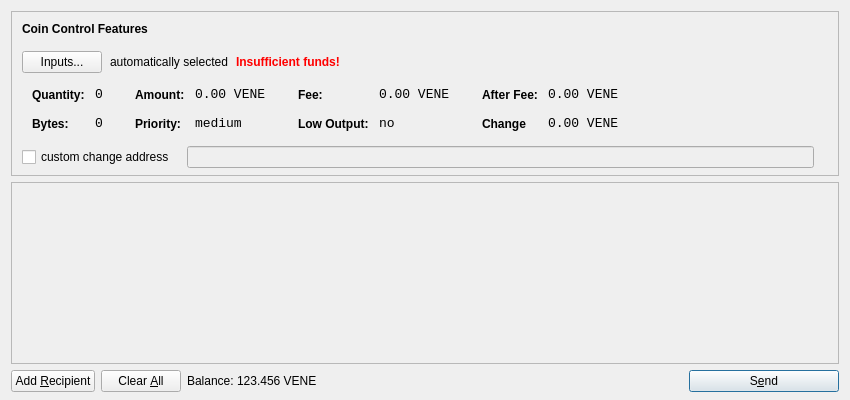
<?xml version="1.0" encoding="UTF-8"?>
<ui version="4.0">
 <class>SendCoinsDialog</class>
 <widget class="QDialog" name="SendCoinsDialog">
  <property name="geometry">
   <rect>
    <x>0</x>
    <y>0</y>
    <width>850</width>
    <height>400</height>
   </rect>
  </property>
  <property name="windowTitle">
   <string>Send Coins</string>
  </property>
  <layout class="QVBoxLayout" name="verticalLayout" stretch="0,1,0">
   <property name="bottomMargin">
    <number>8</number>
   </property>
   <item>
    <widget class="QFrame" name="frameCoinControl">
     <property name="sizePolicy">
      <sizepolicy hsizetype="Expanding" vsizetype="Expanding">
       <horstretch>0</horstretch>
       <verstretch>0</verstretch>
      </sizepolicy>
     </property>
     <property name="maximumSize">
      <size>
       <width>16777215</width>
       <height>16777215</height>
      </size>
     </property>
     <property name="frameShape">
      <enum>QFrame::StyledPanel</enum>
     </property>
     <property name="frameShadow">
      <enum>QFrame::Sunken</enum>
     </property>
     <layout class="QVBoxLayout" name="verticalLayoutCoinControl2">
      <property name="spacing">
       <number>-1</number>
      </property>
      <property name="leftMargin">
       <number>0</number>
      </property>
      <property name="topMargin">
       <number>0</number>
      </property>
      <property name="rightMargin">
       <number>0</number>
      </property>
      <property name="bottomMargin">
       <number>6</number>
      </property>
      <item>
       <layout class="QVBoxLayout" name="verticalLayoutCoinControl" stretch="0,0,0,0,1">
        <property name="spacing">
         <number>0</number>
        </property>
        <property name="leftMargin">
         <number>10</number>
        </property>
        <property name="topMargin">
         <number>10</number>
        </property>
        <item>
         <layout class="QHBoxLayout" name="horizontalLayoutCoinControl1">
          <property name="bottomMargin">
           <number>15</number>
          </property>
          <item>
           <widget class="QLabel" name="labelCoinControlFeatures">
            <property name="sizePolicy">
             <sizepolicy hsizetype="Preferred" vsizetype="Maximum">
              <horstretch>0</horstretch>
              <verstretch>0</verstretch>
             </sizepolicy>
            </property>
            <property name="font">
             <font>
              <weight>75</weight>
              <bold>true</bold>
             </font>
            </property>
            <property name="styleSheet">
             <string notr="true">font-weight:bold;</string>
            </property>
            <property name="text">
             <string>Coin Control Features</string>
            </property>
           </widget>
          </item>
         </layout>
        </item>
        <item>
         <layout class="QHBoxLayout" name="horizontalLayoutCoinControl2" stretch="0,0,0,0">
          <property name="spacing">
           <number>8</number>
          </property>
          <property name="bottomMargin">
           <number>10</number>
          </property>
          <item>
           <widget class="QPushButton" name="pushButtonCoinControl">
            <property name="styleSheet">
             <string notr="true"/>
            </property>
            <property name="text">
             <string>Inputs...</string>
            </property>
           </widget>
          </item>
          <item>
           <widget class="QLabel" name="labelCoinControlAutomaticallySelected">
            <property name="text">
             <string>automatically selected</string>
            </property>
            <property name="margin">
             <number>5</number>
            </property>
           </widget>
          </item>
          <item>
           <widget class="QLabel" name="labelCoinControlInsuffFunds">
            <property name="font">
             <font>
              <weight>75</weight>
              <bold>true</bold>
             </font>
            </property>
            <property name="styleSheet">
             <string notr="true">color:red;font-weight:bold;</string>
            </property>
            <property name="text">
             <string>Insufficient funds!</string>
            </property>
            <property name="margin">
             <number>5</number>
            </property>
           </widget>
          </item>
          <item>
           <spacer name="horizontalSpacerCoinControl">
            <property name="orientation">
             <enum>Qt::Horizontal</enum>
            </property>
            <property name="sizeHint" stdset="0">
             <size>
              <width>40</width>
              <height>1</height>
             </size>
            </property>
           </spacer>
          </item>
         </layout>
        </item>
        <item>
         <widget class="QWidget" name="widgetCoinControl" native="true">
          <property name="sizePolicy">
           <sizepolicy hsizetype="Preferred" vsizetype="Preferred">
            <horstretch>0</horstretch>
            <verstretch>0</verstretch>
           </sizepolicy>
          </property>
          <property name="minimumSize">
           <size>
            <width>0</width>
            <height>0</height>
           </size>
          </property>
          <property name="styleSheet">
           <string notr="true"/>
          </property>
          <layout class="QHBoxLayout" name="horizontalLayoutCoinControl5">
           <property name="margin">
            <number>0</number>
           </property>
           <item>
            <layout class="QHBoxLayout" name="horizontalLayoutCoinControl3" stretch="0,0,0,1">
             <property name="spacing">
              <number>20</number>
             </property>
             <property name="topMargin">
              <number>0</number>
             </property>
             <property name="bottomMargin">
              <number>10</number>
             </property>
             <item>
              <layout class="QFormLayout" name="formLayoutCoinControl1">
               <property name="horizontalSpacing">
                <number>10</number>
               </property>
               <property name="verticalSpacing">
                <number>14</number>
               </property>
               <property name="leftMargin">
                <number>10</number>
               </property>
               <property name="topMargin">
                <number>4</number>
               </property>
               <property name="rightMargin">
                <number>6</number>
               </property>
               <item row="0" column="0">
                <widget class="QLabel" name="labelCoinControlQuantityText">
                 <property name="styleSheet">
                  <string notr="true">font-weight:bold;</string>
                 </property>
                 <property name="text">
                  <string>Quantity:</string>
                 </property>
                 <property name="margin">
                  <number>0</number>
                 </property>
                </widget>
               </item>
               <item row="0" column="1">
                <widget class="QLabel" name="labelCoinControlQuantity">
                 <property name="font">
                  <font>
                   <family>Monospace</family>
                   <pointsize>10</pointsize>
                  </font>
                 </property>
                 <property name="cursor">
                  <cursorShape>IBeamCursor</cursorShape>
                 </property>
                 <property name="contextMenuPolicy">
                  <enum>Qt::ActionsContextMenu</enum>
                 </property>
                 <property name="text">
                  <string>0</string>
                 </property>
                 <property name="margin">
                  <number>0</number>
                 </property>
                 <property name="textInteractionFlags">
                  <set>Qt::LinksAccessibleByMouse|Qt::TextSelectableByKeyboard|Qt::TextSelectableByMouse</set>
                 </property>
                </widget>
               </item>
               <item row="1" column="0">
                <widget class="QLabel" name="labelCoinControlBytesText">
                 <property name="styleSheet">
                  <string notr="true">font-weight:bold;</string>
                 </property>
                 <property name="text">
                  <string>Bytes:</string>
                 </property>
                </widget>
               </item>
               <item row="1" column="1">
                <widget class="QLabel" name="labelCoinControlBytes">
                 <property name="font">
                  <font>
                   <family>Monospace</family>
                   <pointsize>10</pointsize>
                  </font>
                 </property>
                 <property name="cursor">
                  <cursorShape>IBeamCursor</cursorShape>
                 </property>
                 <property name="contextMenuPolicy">
                  <enum>Qt::ActionsContextMenu</enum>
                 </property>
                 <property name="text">
                  <string>0</string>
                 </property>
                 <property name="textInteractionFlags">
                  <set>Qt::LinksAccessibleByMouse|Qt::TextSelectableByKeyboard|Qt::TextSelectableByMouse</set>
                 </property>
                </widget>
               </item>
              </layout>
             </item>
             <item>
              <layout class="QFormLayout" name="formLayoutCoinControl2">
               <property name="horizontalSpacing">
                <number>10</number>
               </property>
               <property name="verticalSpacing">
                <number>14</number>
               </property>
               <property name="leftMargin">
                <number>6</number>
               </property>
               <property name="topMargin">
                <number>4</number>
               </property>
               <property name="rightMargin">
                <number>6</number>
               </property>
               <item row="0" column="0">
                <widget class="QLabel" name="labelCoinControlAmountText">
                 <property name="styleSheet">
                  <string notr="true">font-weight:bold;</string>
                 </property>
                 <property name="text">
                  <string>Amount:</string>
                 </property>
                 <property name="margin">
                  <number>0</number>
                 </property>
                </widget>
               </item>
               <item row="0" column="1">
                <widget class="QLabel" name="labelCoinControlAmount">
                 <property name="font">
                  <font>
                   <family>Monospace</family>
                   <pointsize>10</pointsize>
                  </font>
                 </property>
                 <property name="cursor">
                  <cursorShape>IBeamCursor</cursorShape>
                 </property>
                 <property name="contextMenuPolicy">
                  <enum>Qt::ActionsContextMenu</enum>
                 </property>
                 <property name="text">
                  <string>0.00 VENE</string>
                 </property>
                 <property name="textInteractionFlags">
                  <set>Qt::LinksAccessibleByMouse|Qt::TextSelectableByKeyboard|Qt::TextSelectableByMouse</set>
                 </property>
                </widget>
               </item>
               <item row="1" column="0">
                <widget class="QLabel" name="labelCoinControlPriorityText">
                 <property name="styleSheet">
                  <string notr="true">font-weight:bold;</string>
                 </property>
                 <property name="text">
                  <string>Priority:</string>
                 </property>
                </widget>
               </item>
               <item row="1" column="1">
                <widget class="QLabel" name="labelCoinControlPriority">
                 <property name="font">
                  <font>
                   <family>Monospace</family>
                   <pointsize>10</pointsize>
                  </font>
                 </property>
                 <property name="cursor">
                  <cursorShape>IBeamCursor</cursorShape>
                 </property>
                 <property name="contextMenuPolicy">
                  <enum>Qt::ActionsContextMenu</enum>
                 </property>
                 <property name="text">
                  <string>medium</string>
                 </property>
                 <property name="textInteractionFlags">
                  <set>Qt::LinksAccessibleByMouse|Qt::TextSelectableByKeyboard|Qt::TextSelectableByMouse</set>
                 </property>
                </widget>
               </item>
              </layout>
             </item>
             <item>
              <layout class="QFormLayout" name="formLayoutCoinControl3">
               <property name="horizontalSpacing">
                <number>10</number>
               </property>
               <property name="verticalSpacing">
                <number>14</number>
               </property>
               <property name="leftMargin">
                <number>6</number>
               </property>
               <property name="topMargin">
                <number>4</number>
               </property>
               <property name="rightMargin">
                <number>6</number>
               </property>
               <item row="0" column="0">
                <widget class="QLabel" name="labelCoinControlFeeText">
                 <property name="styleSheet">
                  <string notr="true">font-weight:bold;</string>
                 </property>
                 <property name="text">
                  <string>Fee:</string>
                 </property>
                 <property name="margin">
                  <number>0</number>
                 </property>
                </widget>
               </item>
               <item row="0" column="1">
                <widget class="QLabel" name="labelCoinControlFee">
                 <property name="font">
                  <font>
                   <family>Monospace</family>
                   <pointsize>10</pointsize>
                  </font>
                 </property>
                 <property name="cursor">
                  <cursorShape>IBeamCursor</cursorShape>
                 </property>
                 <property name="contextMenuPolicy">
                  <enum>Qt::ActionsContextMenu</enum>
                 </property>
                 <property name="text">
                  <string>0.00 VENE</string>
                 </property>
                 <property name="textInteractionFlags">
                  <set>Qt::LinksAccessibleByMouse|Qt::TextSelectableByKeyboard|Qt::TextSelectableByMouse</set>
                 </property>
                </widget>
               </item>
               <item row="1" column="0">
                <widget class="QLabel" name="labelCoinControlLowOutputText">
                 <property name="styleSheet">
                  <string notr="true">font-weight:bold;</string>
                 </property>
                 <property name="text">
                  <string>Low Output:</string>
                 </property>
                </widget>
               </item>
               <item row="1" column="1">
                <widget class="QLabel" name="labelCoinControlLowOutput">
                 <property name="font">
                  <font>
                   <family>Monospace</family>
                   <pointsize>10</pointsize>
                  </font>
                 </property>
                 <property name="cursor">
                  <cursorShape>IBeamCursor</cursorShape>
                 </property>
                 <property name="contextMenuPolicy">
                  <enum>Qt::ActionsContextMenu</enum>
                 </property>
                 <property name="text">
                  <string>no</string>
                 </property>
                 <property name="textInteractionFlags">
                  <set>Qt::LinksAccessibleByMouse|Qt::TextSelectableByKeyboard|Qt::TextSelectableByMouse</set>
                 </property>
                </widget>
               </item>
              </layout>
             </item>
             <item>
              <layout class="QFormLayout" name="formLayoutCoinControl4">
               <property name="horizontalSpacing">
                <number>10</number>
               </property>
               <property name="verticalSpacing">
                <number>14</number>
               </property>
               <property name="leftMargin">
                <number>6</number>
               </property>
               <property name="topMargin">
                <number>4</number>
               </property>
               <property name="rightMargin">
                <number>6</number>
               </property>
               <item row="0" column="0">
                <widget class="QLabel" name="labelCoinControlAfterFeeText">
                 <property name="styleSheet">
                  <string notr="true">font-weight:bold;</string>
                 </property>
                 <property name="text">
                  <string>After Fee:</string>
                 </property>
                 <property name="margin">
                  <number>0</number>
                 </property>
                </widget>
               </item>
               <item row="0" column="1">
                <widget class="QLabel" name="labelCoinControlAfterFee">
                 <property name="font">
                  <font>
                   <family>Monospace</family>
                   <pointsize>10</pointsize>
                  </font>
                 </property>
                 <property name="cursor">
                  <cursorShape>IBeamCursor</cursorShape>
                 </property>
                 <property name="contextMenuPolicy">
                  <enum>Qt::ActionsContextMenu</enum>
                 </property>
                 <property name="text">
                  <string>0.00 VENE</string>
                 </property>
                 <property name="textInteractionFlags">
                  <set>Qt::LinksAccessibleByMouse|Qt::TextSelectableByKeyboard|Qt::TextSelectableByMouse</set>
                 </property>
                </widget>
               </item>
               <item row="1" column="0">
                <widget class="QLabel" name="labelCoinControlChangeText">
                 <property name="styleSheet">
                  <string notr="true">font-weight:bold;</string>
                 </property>
                 <property name="text">
                  <string>Change</string>
                 </property>
                </widget>
               </item>
               <item row="1" column="1">
                <widget class="QLabel" name="labelCoinControlChange">
                 <property name="font">
                  <font>
                   <family>Monospace</family>
                   <pointsize>10</pointsize>
                  </font>
                 </property>
                 <property name="cursor">
                  <cursorShape>IBeamCursor</cursorShape>
                 </property>
                 <property name="contextMenuPolicy">
                  <enum>Qt::ActionsContextMenu</enum>
                 </property>
                 <property name="text">
                  <string>0.00 VENE</string>
                 </property>
                 <property name="textInteractionFlags">
                  <set>Qt::LinksAccessibleByMouse|Qt::TextSelectableByKeyboard|Qt::TextSelectableByMouse</set>
                 </property>
                </widget>
               </item>
              </layout>
             </item>
            </layout>
           </item>
          </layout>
         </widget>
        </item>
        <item>
         <layout class="QHBoxLayout" name="horizontalLayoutCoinControl4" stretch="0,0,0">
          <property name="spacing">
           <number>12</number>
          </property>
          <property name="sizeConstraint">
           <enum>QLayout::SetDefaultConstraint</enum>
          </property>
          <property name="topMargin">
           <number>5</number>
          </property>
          <property name="rightMargin">
           <number>5</number>
          </property>
          <item>
           <widget class="QCheckBox" name="checkBoxCoinControlChange">
            <property name="text">
             <string>custom change address</string>
            </property>
           </widget>
          </item>
          <item>
           <widget class="QLineEdit" name="lineEditCoinControlChange">
            <property name="enabled">
             <bool>false</bool>
            </property>
            <property name="sizePolicy">
             <sizepolicy hsizetype="Expanding" vsizetype="Fixed">
              <horstretch>0</horstretch>
              <verstretch>0</verstretch>
             </sizepolicy>
            </property>
           </widget>
          </item>
          <item>
           <widget class="QLabel" name="labelCoinControlChangeLabel">
            <property name="sizePolicy">
             <sizepolicy hsizetype="Preferred" vsizetype="Expanding">
              <horstretch>0</horstretch>
              <verstretch>0</verstretch>
             </sizepolicy>
            </property>
            <property name="minimumSize">
             <size>
              <width>0</width>
              <height>0</height>
             </size>
            </property>
            <property name="text">
             <string/>
            </property>
            <property name="margin">
             <number>3</number>
            </property>
           </widget>
          </item>
         </layout>
        </item>
        <item>
         <spacer name="verticalSpacerCoinControl">
          <property name="orientation">
           <enum>Qt::Vertical</enum>
          </property>
          <property name="sizeHint" stdset="0">
           <size>
            <width>800</width>
            <height>1</height>
           </size>
          </property>
         </spacer>
        </item>
       </layout>
      </item>
     </layout>
    </widget>
   </item>
   <item>
    <widget class="QScrollArea" name="scrollArea">
     <property name="widgetResizable">
      <bool>true</bool>
     </property>
     <widget class="QWidget" name="scrollAreaWidgetContents">
      <property name="geometry">
       <rect>
        <x>0</x>
        <y>0</y>
        <width>830</width>
        <height>165</height>
       </rect>
      </property>
      <layout class="QVBoxLayout" name="verticalLayout_2">
       <property name="margin">
        <number>0</number>
       </property>
       <item>
        <layout class="QVBoxLayout" name="entries">
         <property name="spacing">
          <number>6</number>
         </property>
        </layout>
       </item>
       <item>
        <spacer name="verticalSpacer">
         <property name="orientation">
          <enum>Qt::Vertical</enum>
         </property>
         <property name="sizeHint" stdset="0">
          <size>
           <width>20</width>
           <height>40</height>
          </size>
         </property>
        </spacer>
       </item>
      </layout>
     </widget>
    </widget>
   </item>
   <item>
    <layout class="QHBoxLayout" name="horizontalLayout">
     <item>
      <widget class="QPushButton" name="addButton">
       <property name="toolTip">
        <string>Send to multiple recipients at once</string>
       </property>
       <property name="text">
        <string>Add &amp;Recipient</string>
       </property>
       <property name="icon">
        <iconset resource="../bitcoin.qrc">
         <normaloff>:/icons/add</normaloff>:/icons/add</iconset>
       </property>
       <property name="autoDefault">
        <bool>false</bool>
       </property>
      </widget>
     </item>
     <item>
      <widget class="QPushButton" name="clearButton">
       <property name="sizePolicy">
        <sizepolicy hsizetype="Minimum" vsizetype="Fixed">
         <horstretch>0</horstretch>
         <verstretch>0</verstretch>
        </sizepolicy>
       </property>
       <property name="toolTip">
        <string>Remove all transaction fields</string>
       </property>
       <property name="text">
        <string>Clear &amp;All</string>
       </property>
       <property name="icon">
        <iconset resource="../bitcoin.qrc">
         <normaloff>:/icons/remove</normaloff>:/icons/remove</iconset>
       </property>
       <property name="autoRepeatDelay">
        <number>300</number>
       </property>
       <property name="autoDefault">
        <bool>false</bool>
       </property>
      </widget>
     </item>
     <item>
      <layout class="QHBoxLayout" name="horizontalLayout_2">
       <property name="spacing">
        <number>3</number>
       </property>
       <item>
        <widget class="QLabel" name="label">
         <property name="sizePolicy">
          <sizepolicy hsizetype="Preferred" vsizetype="Fixed">
           <horstretch>0</horstretch>
           <verstretch>0</verstretch>
          </sizepolicy>
         </property>
         <property name="text">
          <string>Balance:</string>
         </property>
        </widget>
       </item>
       <item>
        <widget class="QLabel" name="labelBalance">
         <property name="sizePolicy">
          <sizepolicy hsizetype="Preferred" vsizetype="Fixed">
           <horstretch>0</horstretch>
           <verstretch>0</verstretch>
          </sizepolicy>
         </property>
         <property name="cursor">
          <cursorShape>IBeamCursor</cursorShape>
         </property>
         <property name="text">
          <string>123.456 VENE</string>
         </property>
         <property name="textInteractionFlags">
          <set>Qt::LinksAccessibleByMouse|Qt::TextSelectableByKeyboard|Qt::TextSelectableByMouse</set>
         </property>
        </widget>
       </item>
      </layout>
     </item>
     <item>
      <spacer name="horizontalSpacer">
       <property name="orientation">
        <enum>Qt::Horizontal</enum>
       </property>
       <property name="sizeHint" stdset="0">
        <size>
         <width>40</width>
         <height>20</height>
        </size>
       </property>
      </spacer>
     </item>
     <item>
      <widget class="QPushButton" name="sendButton">
       <property name="minimumSize">
        <size>
         <width>150</width>
         <height>0</height>
        </size>
       </property>
       <property name="toolTip">
        <string>Confirm the send action</string>
       </property>
       <property name="text">
        <string>S&amp;end</string>
       </property>
       <property name="icon">
        <iconset resource="../bitcoin.qrc">
         <normaloff>:/icons/send</normaloff>:/icons/send</iconset>
       </property>
       <property name="default">
        <bool>true</bool>
       </property>
      </widget>
     </item>
    </layout>
   </item>
  </layout>
 </widget>
 <resources>
  <include location="../bitcoin.qrc"/>
 </resources>
 <connections/>
</ui>
